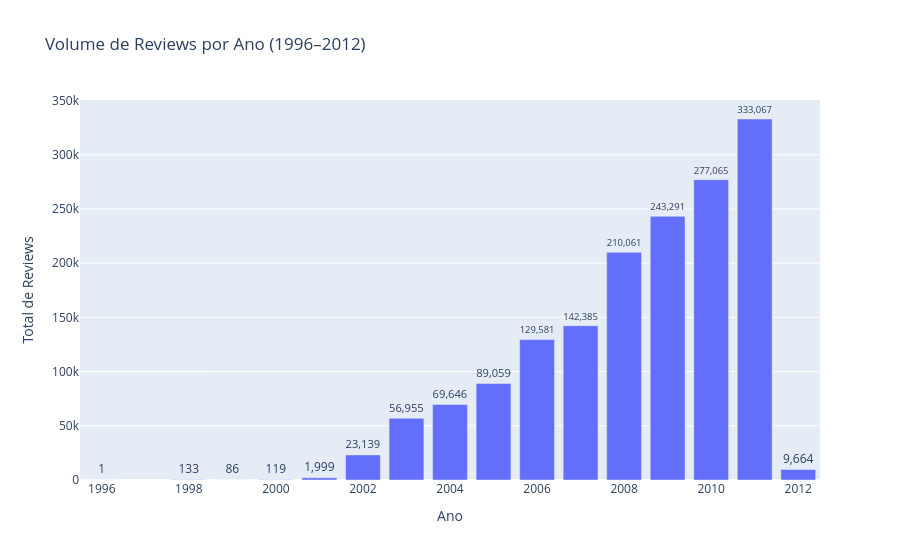

Notebook cell for this chart:
### Code cell
reviews_por_ano = df.groupby('review_year').size().reset_index(name='total_reviews')

fig = px.bar(
    reviews_por_ano,
    x='review_year', y='total_reviews',
    title='Volume de Reviews por Ano (1996–2012)',
    labels={'review_year': 'Ano', 'total_reviews': 'Total de Reviews'},
    text='total_reviews'
)
fig.update_traces(texttemplate='%{text:,.0f}', textposition='outside')
fig.show()

### Figure 1 — Plotly figure (JSON) as saved in the notebook; plotly's stock layout.template omitted (floating-point values rounded to 4 significant figures)
{"data": [{"hovertemplate": "Ano=%{x}<br>Total de Reviews=%{text}<extra></extra>", "legendgroup": "", "marker": {"color": "#636efa", "pattern": {"shape": ""}}, "name": "", "orientation": "v", "showlegend": false, "text": [1.0, 133.0, 86.0, 119.0, 1999.0, 23140.0, 56960.0, 69650.0, 89060.0, 129600.0, 142400.0, 210100.0, 243300.0, 277100.0, 333100.0, 9664.0], "textposition": "outside", "texttemplate": "%{text:,.0f}", "type": "bar", "x": [1996, 1998, 1999, 2000, 2001, 2002, 2003, 2004, 2005, 2006, 2007, 2008, 2009, 2010, 2011, 2012], "xaxis": "x", "y": [1, 133, 86, 119, 1999, 23139, 56955, 69646, 89059, 129581, 142385, 210061, 243291, 277065, 333067, 9664], "yaxis": "y"}], "layout": {"barmode": "relative", "legend": {"tracegroupgap": 0}, "title": {"text": "Volume de Reviews por Ano (1996–2012)"}, "xaxis": {"anchor": "y", "domain": [0, 1], "title": {"text": "Ano"}}, "yaxis": {"anchor": "x", "domain": [0, 1], "title": {"text": "Total de Reviews"}}}}
